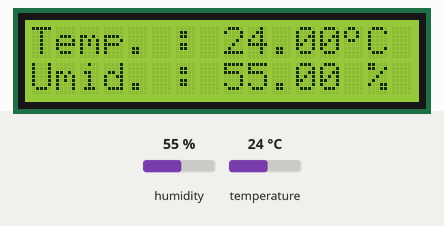
Bench run of a sketch on a simulated Arduino Uno, built with avr-gcc and run on an emulated ATmega328P. Parts: 16×2 character LCD. The test bench sets the inputs (shaded band); at power-on: humidity 55 %, temperature 24 °C. What the sketch prints to the serial monitor is not drawn.

Above: at 5.8 s.
5.9 s: humidity set to 22 %
At 7.6 s:
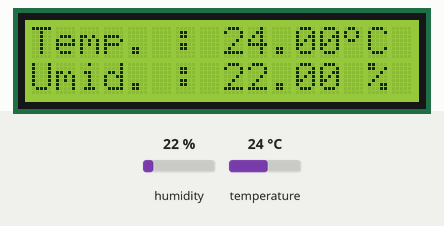
8.9 s: temperature set to 12 °C
At 9.8 s:
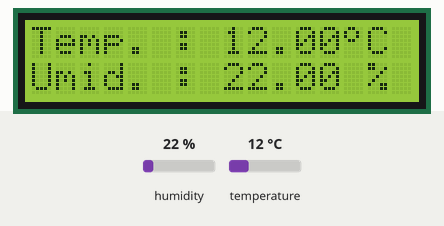
Timing chart, 0 to 11.9 s (numbered marks = the images above; inputs shaded):
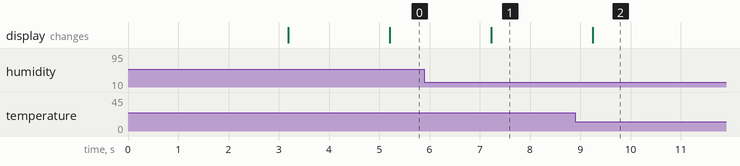

Measured:
- after the input at 5.9 s, the display: changes after 1.3 s (image 1)
- after the input at 8.9 s, the display: changes after 0.35 s (image 2)

The sketch:

TemperatureControl.ino
```cpp
/*
 * EUREKA - ESCOLA DE TECNOLOGIA E PESQUISA
 *
 * VACCINE CONTROL
 *
 * JEAN RAFAEL KOT
 * ARTHUR ROTHENBURG
 *
 * CASCAVEL - PR
 */

//Inclusão de bibliotecas
#include <DHT.h>
#include <Wire.h>
#include <LiquidCrystal_I2C.h>

//Inicializa o display no endereco 0x27
LiquidCrystal_I2C lcd(0x27,16,2);

//Define saidas dos leds de status
#define LedYellow 9
#define LedRed 8
#define LedGreen 10

//Define a saida do relé
#define RelePin 6

//Pino conectado ao pino de dados do sensor
#define DHTPIN 7

//Define o modelo do DHT
#define DHTTYPE DHT22   // Sensor DHT 22  (AM2302)

//Definições do sensor do DHT para: pino e tipo
DHT dht(DHTPIN, DHTTYPE);

//Array simbolo de grau
byte grau[8] ={ B00001100,
                B00010010,
                B00010010,
                B00001100,
                B00000000,
                B00000000,
                B00000000,
                B00000000,};

void setup()
{
  //Inicializa o display
  lcd.begin(16, 2);
  lcd.clear();
  lcd.init();

  //Settup inicial da lcd
  lcd.setBacklight(HIGH);
  lcd.setCursor(0,0);
  lcd.print("VACCINE CONTROL");
  lcd.setCursor(0,1);
  lcd.print("EUREKA CASCAVEL");
  lcd.setCursor(0,0);
  delay(3000);
  lcd.clear();

  //Cria o caracter customizado com o simbolo do grau
  lcd.createChar(0, grau);

  //Informacoes iniciais no display
  lcd.setCursor(0,0);
  lcd.print("Temp. : ");
  lcd.setCursor(13,0);

  //Mostra o simbolo do grau
  lcd.write(byte(0));
  lcd.print("C");
  lcd.setCursor(0,1);
  lcd.print("Umid. : ");
  lcd.setCursor(14,1);
  lcd.print("%");
  Serial.begin(9600);
  Serial.println("Aguardando dados...");

  //Iniclaiza o sensor DHT
  dht.begin();
}

void loop()
{
  //Aguarda 2 segundos entre as medicoes
  delay(2000);

  //Leitura da umidade
  float h = dht.readHumidity();
  //Leitura da temperatura (Celsius)
  float t = dht.readTemperature();

  //Verifica se o sensor esta respondendo
  if (isnan(h) || isnan(t))
  {
    Serial.println("Falha ao ler dados do sensor DHT !!!");
    return;
  }

  //Mostra a temperatura no serial monitor e no display
  Serial.print("Temperatura: ");
  Serial.print(t);
  lcd.setCursor(8,0);
  lcd.print(t);
  Serial.print(" *C  ");
  //Mostra a umidade no serial monitor e no display
  Serial.print("Umidade : ");
  Serial.print(h);
  Serial.println(" %");
  lcd.setCursor(8,1);
  lcd.print(h);

  //Ativa os leds e relé de acordo com a temperatura
  //Ativa o led verde quando temperatura estiver entre 0 e 10
  if (t > 0 && t <= 10)
  {
    digitalWrite(LedGreen, HIGH);

  }

  //Ativa o led amarelo e o rele alternadamente em um intervalo de 5 segundos quando temperatura estiver entre 10 e 20
  if (t > 10 && t <= 20)
  {
    digitalWrite(LedYellow, HIGH);
    digitalWrite(RelePin, HIGH);
    delay(5000);
    digitalWrite(RelePin, LOW);
    delay(5000);
  }

  //Ativa o led vermelho e o rele quando temperatura estiver entre 20 e 30
  if (t > 20 && t < 30)
  {
    digitalWrite(LedRed, HIGH);
    digitalWrite(RelePin, HIGH);
  }

  //caso a temperatura não esteja dentre essas, desligar leds e rele
  else
  {
    digitalWrite(LedGreen, LOW);
    digitalWrite(LedYellow, LOW);
    digitalWrite(LedRed, LOW);
    digitalWrite(RelePin, LOW);
  }
}
```
